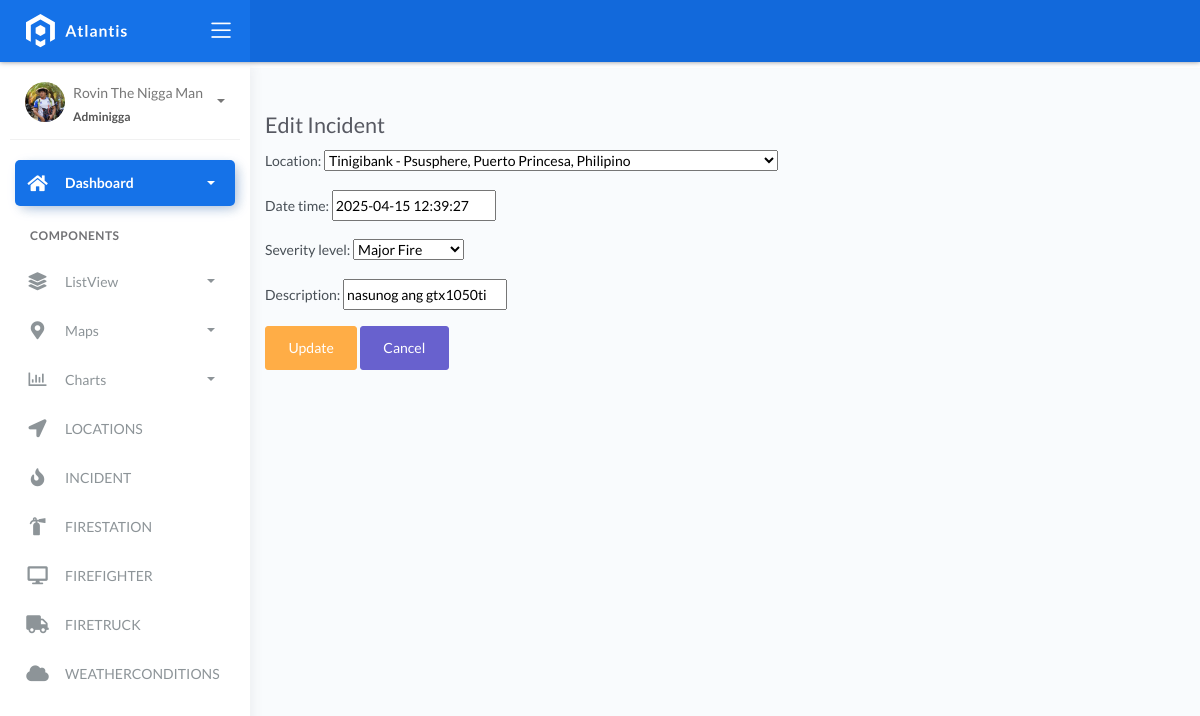
Page /incident_list/1/ on the committed database.
### fire/models.py (models this page shows, shortened)
class BaseModel(models.Model):
    created_at = models.DateTimeField(auto_now_add=True, db_index=True)
    updated_at = models.DateTimeField(auto_now=True)
    class Meta:
        abstract = True

class Incident(BaseModel):
    SEVERITY_CHOICES = (
        ('Minor Fire', 'Minor Fire'),
        ('Moderate Fire', 'Moderate Fire'),
        ('Major Fire', 'Major Fire'),
    )
    location = models.ForeignKey(Locations, on_delete=models.CASCADE)
    date_time = models.DateTimeField(blank=True, null=True)
    severity_level = models.CharField(max_length=45, choices=SEVERITY_CHOICES)
    description = models.CharField(max_length=250)

### fire/views.py (the view)
# urls.py: path('incident_list/<int:pk>/', IncidentUpdateView.as_view(), name='incident-update'),
class IncidentUpdateView(MessageMixin, UpdateView):
    model = Incident
    form_class = IncidentForm
    template_name = 'incident_edit.html'
    success_url = reverse_lazy('incident-list')
    success_message = "Incident successfully updated."

### fire/forms.py
class IncidentForm(ModelForm):
    class Meta:
        model = Incident
        fields = "__all__"

### fire/models.py (called while the page is built)
    def __str__(self):
        return f"{self.name} - {self.address}, {self.city}, {self.country}"

### templates/incident_edit.html (shortened to what this page needs)
{% extends 'base.html' %}
{% block content %}
<div class="container mt-5">
    <h2>Edit Incident</h2>
    <form method="post">
        {{ form.as_p }}
        <button type="submit" class="btn btn-warning">Update</button>
        <a href="{% url 'incident-list' %}" class="btn btn-secondary">Cancel</a>
    </form>
</div>
{% endblock %}

### rows in the picture
Incident: location "Tinigibank - Psusphere, Puerto Princesa, Philipino", date_time "2025-04-15 12:39:27", severity_level "Major Fire", description "nasunog ang gtx1050ti"
